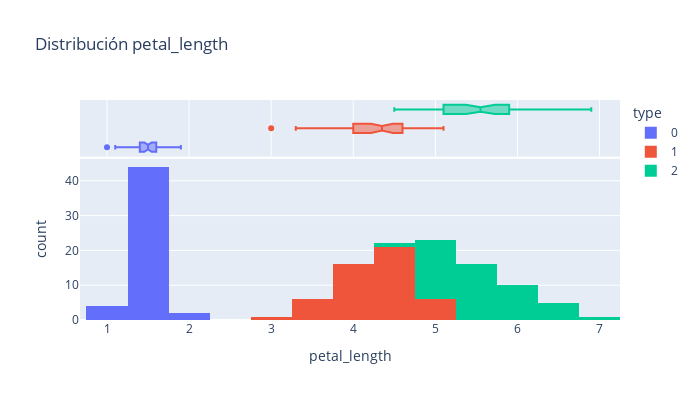

Notebook code for this chart:
### Code cell
# Visualizar histograma de variable 2
hist_plot02 = px.histogram(
    df, 
    x = v[1], 
    title = f"Distribución {v[1]}", 
    color = "type", 
    marginal = "box", 
    width = 700, 
    height = 400
)
hist_plot02.show()

### Figure 1 — Plotly figure (JSON) as saved in the notebook; plotly's stock layout.template omitted (floating-point values rounded to 4 significant figures)
{"data": [{"bingroup": "x", "hovertemplate": "type=0<br>petal_length=%{x}<br>count=%{y}<extra></extra>", "legendgroup": "0", "marker": {"color": "#636efa", "pattern": {"shape": ""}}, "name": "0", "orientation": "v", "showlegend": true, "type": "histogram", "x": [1.4, 1.4, 1.3, 1.5, 1.4, 1.7, 1.4, 1.5, 1.4, 1.5, 1.5, 1.6, 1.4, 1.1, 1.2, 1.5, 1.3, 1.4, 1.7, 1.5, 1.7, 1.5, 1.0, 1.7, 1.9, 1.6, 1.6, 1.5, 1.4, 1.6, 1.6, 1.5, 1.5, 1.4, 1.5, 1.2, 1.3, 1.4, 1.3, 1.5, 1.3, 1.3, 1.3, 1.6, 1.9, 1.4, 1.6, 1.4, 1.5, 1.4], "xaxis": "x", "yaxis": "y"}, {"hovertemplate": "type=0<br>petal_length=%{x}<extra></extra>", "legendgroup": "0", "marker": {"color": "#636efa"}, "name": "0", "notched": true, "showlegend": false, "type": "box", "x": [1.4, 1.4, 1.3, 1.5, 1.4, 1.7, 1.4, 1.5, 1.4, 1.5, 1.5, 1.6, 1.4, 1.1, 1.2, 1.5, 1.3, 1.4, 1.7, 1.5, 1.7, 1.5, 1.0, 1.7, 1.9, 1.6, 1.6, 1.5, 1.4, 1.6, 1.6, 1.5, 1.5, 1.4, 1.5, 1.2, 1.3, 1.4, 1.3, 1.5, 1.3, 1.3, 1.3, 1.6, 1.9, 1.4, 1.6, 1.4, 1.5, 1.4], "xaxis": "x2", "yaxis": "y2"}, {"bingroup": "x", "hovertemplate": "type=1<br>petal_length=%{x}<br>count=%{y}<extra></extra>", "legendgroup": "1", "marker": {"color": "#EF553B", "pattern": {"shape": ""}}, "name": "1", "orientation": "v", "showlegend": true, "type": "histogram", "x": [4.7, 4.5, 4.9, 4.0, 4.6, 4.5, 4.7, 3.3, 4.6, 3.9, 3.5, 4.2, 4.0, 4.7, 3.6, 4.4, 4.5, 4.1, 4.5, 3.9, 4.8, 4.0, 4.9, 4.7, 4.3, 4.4, 4.8, 5.0, 4.5, 3.5, 3.8, 3.7, 3.9, 5.1, 4.5, 4.5, 4.7, 4.4, 4.1, 4.0, 4.4, 4.6, 4.0, 3.3, 4.2, 4.2, 4.2, 4.3, 3.0, 4.1], "xaxis": "x", "yaxis": "y"}, {"hovertemplate": "type=1<br>petal_length=%{x}<extra></extra>", "legendgroup": "1", "marker": {"color": "#EF553B"}, "name": "1", "notched": true, "showlegend": false, "type": "box", "x": [4.7, 4.5, 4.9, 4.0, 4.6, 4.5, 4.7, 3.3, 4.6, 3.9, 3.5, 4.2, 4.0, 4.7, 3.6, 4.4, 4.5, 4.1, 4.5, 3.9, 4.8, 4.0, 4.9, 4.7, 4.3, 4.4, 4.8, 5.0, 4.5, 3.5, 3.8, 3.7, 3.9, 5.1, 4.5, 4.5, 4.7, 4.4, 4.1, 4.0, 4.4, 4.6, 4.0, 3.3, 4.2, 4.2, 4.2, 4.3, 3.0, 4.1], "xaxis": "x2", "yaxis": "y2"}, {"bingroup": "x", "hovertemplate": "type=2<br>petal_length=%{x}<br>count=%{y}<extra></extra>", "legendgroup": "2", "marker": {"color": "#00cc96", "pattern": {"shape": ""}}, "name": "2", "orientation": "v", "showlegend": true, "type": "histogram", "x": [6.0, 5.1, 5.9, 5.6, 5.8, 6.6, 4.5, 6.3, 5.8, 6.1, 5.1, 5.3, 5.5, 5.0, 5.1, 5.3, 5.5, 6.7, 6.9, 5.0, 5.7, 4.9, 6.7, 4.9, 5.7, 6.0, 4.8, 4.9, 5.6, 5.8, 6.1, 6.4, 5.6, 5.1, 5.6, 6.1, 5.6, 5.5, 4.8, 5.4, 5.6, 5.1, 5.1, 5.9, 5.7, 5.2, 5.0, 5.2, 5.4, 5.1], "xaxis": "x", "yaxis": "y"}, {"hovertemplate": "type=2<br>petal_length=%{x}<extra></extra>", "legendgroup": "2", "marker": {"color": "#00cc96"}, "name": "2", "notched": true, "showlegend": false, "type": "box", "x": [6.0, 5.1, 5.9, 5.6, 5.8, 6.6, 4.5, 6.3, 5.8, 6.1, 5.1, 5.3, 5.5, 5.0, 5.1, 5.3, 5.5, 6.7, 6.9, 5.0, 5.7, 4.9, 6.7, 4.9, 5.7, 6.0, 4.8, 4.9, 5.6, 5.8, 6.1, 6.4, 5.6, 5.1, 5.6, 6.1, 5.6, 5.5, 4.8, 5.4, 5.6, 5.1, 5.1, 5.9, 5.7, 5.2, 5.0, 5.2, 5.4, 5.1], "xaxis": "x2", "yaxis": "y2"}], "layout": {"barmode": "relative", "height": 400, "legend": {"title": {"text": "type"}, "tracegroupgap": 0}, "title": {"text": "Distribución petal_length"}, "width": 700, "xaxis": {"anchor": "y", "domain": [0, 1], "title": {"text": "petal_length"}}, "xaxis2": {"anchor": "y2", "domain": [0, 1], "matches": "x", "showgrid": true, "showticklabels": false}, "yaxis": {"anchor": "x", "domain": [0, 0.7326], "title": {"text": "count"}}, "yaxis2": {"anchor": "x2", "domain": [0.7426, 1], "matches": "y2", "showgrid": false, "showline": false, "showticklabels": false, "ticks": ""}}}
